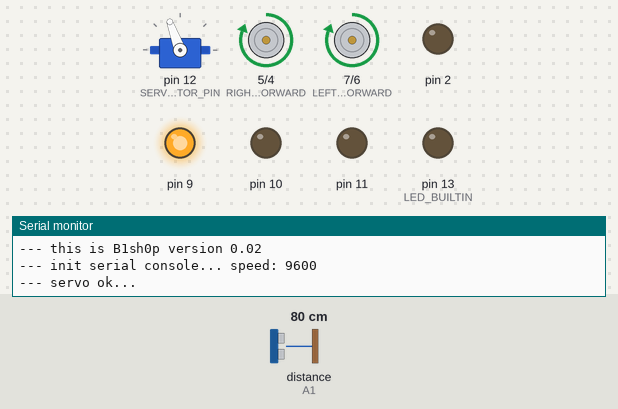
This sketch was run on a simulated Arduino Uno, built with avr-gcc and run on an emulated ATmega328P. On the bench: servo, motor-driver pin pairs drawn as motors (green arrow = first pin HIGH = forward, orange = second pin HIGH = backward, longer = more drive), output pins drawn as LEDs (lit = HIGH), the last lines printed to the serial monitor. Dashed ring = blinking. The test bench sets the inputs (shaded band); at power-on: distance to the obstacle (sensor on A1) 80 cm. The echo pulse lasts 58.3 µs per cm; random numbers use the default seed unless the sketch sets one; pins used as bus, display or sensor lines are not drawn.

Above: at 4.6 s.
4.7 s: distance to the obstacle (sensor on A1) set to 23 cm
6.2 s: distance to the obstacle (sensor on A1) set to 19 cm
At 7.8 s:
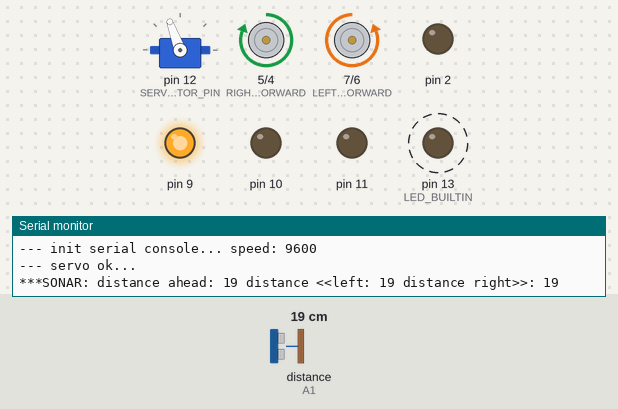
At 9.1 s:
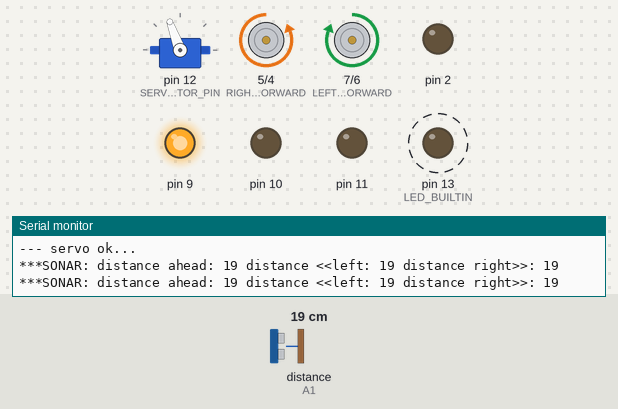
9.2 s: distance to the obstacle (sensor on A1) set to 35 cm
11.4 s: distance to the obstacle (sensor on A1) set to 2 cm
At 11.9 s:
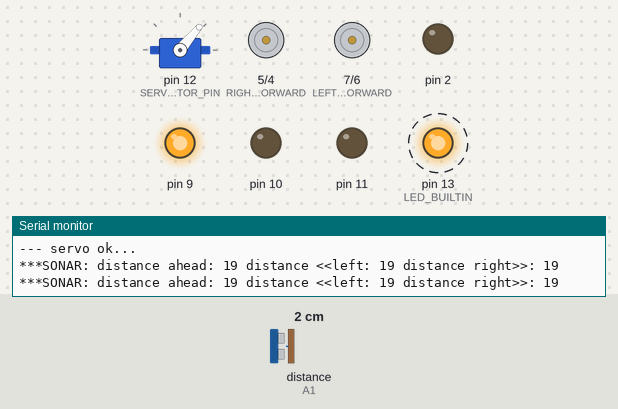
Timing chart, 0 to 15.4 s (numbered marks = the images above; inputs shaded):
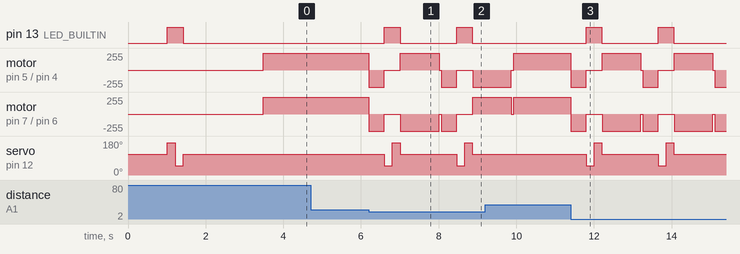

The sketch:

bishop.ino
```cpp
#include <Servo.h>    // servo-control library (out of the box)
#include <NewPing.h>  // sonar-control library, external

// motors controller L298N connection pins
#define LEFT_MOTOR_FORWARD 7
#define LEFT_MOTOR_BACKWARD 6
#define RIGHT_MOTOR_FORWARD 5
#define RIGHT_MOTOR_BACKWARD 4

// servo connection pin
#define SERVO_MOTOR_PIN 12

// sonar HC-SR04 connection pins
#define SONAR_TRIG_PIN A0  // analog input 1
#define SONAR_ECHO_PIN A1  // analog input 2

#define MAXIMUM_DISTANCE 300
#define CRITICAL_DISTANCE 20

#define DEFAULT_SERVO_POSITION 110
#define EDGE_SERVO_RIGHT_POSITION 50
#define EDGE_SERVO_LEFT_POSITION 170

#define DEFAULT_SERVO_ANGLE 0
#define EDGE_SERVO_RIGHT_ANGLE 90
#define EDGE_SERVO_LEFT_ANGLE -90

#define RUN_LOOP true

#define SERIAL_PORT_SPEED 9600
#define DEBUG true
#define Serial \
  if (DEBUG) Serial

#define MAIN_LOOP_DELAY 50UL
#define FULL_TURNOVER_TIME 1000UL
#define SONAR_DELAY 200UL

const char *ROBOT_NAME = { "B1sh0p" };
const float ROBOT_SOFTWARE_VERSION = 0.02;

boolean isMoveForward = false;
unsigned int distance = 100;

struct LedColor {
  byte rLevel;
  byte gLevel;
  byte bLevel;
};

LedColor red = { 255, 0, 0 };
LedColor green = { 0, 255, 0 };
LedColor blue = { 0, 0, 255 };

struct LedLight {
  byte r;
  byte g;
  byte b;
};

LedLight leftLight = { 9, 10, 11 };
LedLight rightLight = { 0, 1, 2 };

NewPing sonar(SONAR_TRIG_PIN, SONAR_ECHO_PIN, MAXIMUM_DISTANCE);  //sensor function
Servo servo_motor;                                                //our servo name

void initSerialConsole() {
  Serial.begin(SERIAL_PORT_SPEED);
  Serial.println("--- this is " + (String)ROBOT_NAME + " version " + (String)ROBOT_SOFTWARE_VERSION);
  Serial.println("--- init serial console... speed: " + (String)SERIAL_PORT_SPEED);
  Serial.println();
}

void initLED(LedLight light) {
  pinMode(light.r, OUTPUT);
  pinMode(light.g, OUTPUT);
  pinMode(light.b, OUTPUT);
}

void lightOn(LedLight light, LedColor color) {
  analogWrite(light.r, color.rLevel);
  analogWrite(light.g, color.gLevel);
  analogWrite(light.b, color.bLevel);
}

void lightOff(LedLight light) {
  digitalWrite(light.r, LOW);
  digitalWrite(light.g, LOW);
  digitalWrite(light.b, LOW);
}

void checkLight() {
  lightOn(leftLight, red);
  lightOn(rightLight, green);
}

void setup() {
  initLED(leftLight);
  initLED(rightLight);
  checkLight();

  initSerialConsole();
  randomSeed(analogRead(0));  // init random numbers generator

  // init Arduino built-in LED
  pinMode(LED_BUILTIN, OUTPUT);

  // init engines control
  pinMode(RIGHT_MOTOR_FORWARD, OUTPUT);
  pinMode(LEFT_MOTOR_FORWARD, OUTPUT);
  pinMode(LEFT_MOTOR_BACKWARD, OUTPUT);
  pinMode(RIGHT_MOTOR_BACKWARD, OUTPUT);

  servo_motor.attach(SERVO_MOTOR_PIN);  // servo pin
  resetServoShaft();
  delay(1000);

  // check is servo ok
  readDistanceByAngle(EDGE_SERVO_LEFT_POSITION);
  resetServoShaft();

  readDistanceByAngle(EDGE_SERVO_RIGHT_POSITION);
  resetServoShaft();
  Serial.println("--- servo ok...");
  delay(2000);
}

void loop() {
  if (RUN_LOOP) {
    delay(MAIN_LOOP_DELAY);
    distance = readDistanceAhead();

    if (distance <= CRITICAL_DISTANCE) {
      stop();
      moveBackward(400);

      int distanceRight = readDistanceByAngle(EDGE_SERVO_RIGHT_POSITION);
      resetServoShaft();
      int distanceLeft = readDistanceByAngle(EDGE_SERVO_LEFT_POSITION);
      resetServoShaft();

      Serial.println("***SONAR: distance ahead: " + (String)distance + " distance <<left: " + (String)distanceLeft + " distance right>>: " + (String)distanceRight);

      if (distanceRight <= CRITICAL_DISTANCE && distanceLeft <= CRITICAL_DISTANCE) {
        switch (random(0, 2)) {
          case 0:
            turnOverLeft();
            break;
          case 1:
            turnOverRight();
            break;
          default:
            break;
        }
      } else if (distanceRight >= distanceLeft) {
        switch (random(0, 4)) {
          case 0:
            turnRightToAngle(45);
            break;
          case 1:
            turnRightToAngle(60);
            break;
          case 2:
            turnRightToAngle(90);
            break;
          case 3:
            turnOverRight();
            break;
          default:
            break;
        }
      } else if (distanceLeft >= distanceRight) {
        switch (random(0, 4)) {
          case 0:
            turnLeftToAngle(45);
            break;
          case 1:
            turnLeftToAngle(60);
            break;
          case 2:
            turnLeftToAngle(90);
            break;
          case 3:
            turnOverLeft();
            break;
          default:
            break;
        }
      }


    } else {
      moveForward(0);
    }
  }
}

void resetServoShaft() {
  servo_motor.write(DEFAULT_SERVO_POSITION);
}

unsigned int readDistanceByAngle(unsigned int angle) {
  servo_motor.write(angle);

  digitalWrite(LED_BUILTIN, HIGH);
  delay(SONAR_DELAY);
  digitalWrite(LED_BUILTIN, LOW);

  return readDistanceAhead();
}

unsigned int readDistanceAhead() {
  unsigned int cm = sonar.ping_cm();
  if (cm == 0) {
    cm = MAXIMUM_DISTANCE;
  }
  return cm;
}

void stop() {
  digitalWrite(RIGHT_MOTOR_FORWARD, LOW);
  digitalWrite(LEFT_MOTOR_FORWARD, LOW);
  digitalWrite(RIGHT_MOTOR_BACKWARD, LOW);
  digitalWrite(LEFT_MOTOR_BACKWARD, LOW);
}

void moveForward(unsigned int time) {

  if (!isMoveForward) {

    isMoveForward = true;

    digitalWrite(LEFT_MOTOR_FORWARD, HIGH);
    digitalWrite(RIGHT_MOTOR_FORWARD, HIGH);

    digitalWrite(LEFT_MOTOR_BACKWARD, LOW);
    digitalWrite(RIGHT_MOTOR_BACKWARD, LOW);

    execute(time);
  }
}

void moveBackward(unsigned int time) {

  isMoveForward = false;

  digitalWrite(LEFT_MOTOR_BACKWARD, HIGH);
  digitalWrite(RIGHT_MOTOR_BACKWARD, HIGH);

  digitalWrite(LEFT_MOTOR_FORWARD, LOW);
  digitalWrite(RIGHT_MOTOR_FORWARD, LOW);

  execute(time);
}

void turnLeft(unsigned int time) {
  digitalWrite(LEFT_MOTOR_BACKWARD, HIGH);
  digitalWrite(RIGHT_MOTOR_FORWARD, HIGH);

  digitalWrite(LEFT_MOTOR_FORWARD, LOW);
  digitalWrite(RIGHT_MOTOR_BACKWARD, LOW);

  execute(time);
}

void turnRight(unsigned int time) {

  digitalWrite(LEFT_MOTOR_FORWARD, HIGH);
  digitalWrite(RIGHT_MOTOR_BACKWARD, HIGH);

  digitalWrite(LEFT_MOTOR_BACKWARD, LOW);
  digitalWrite(RIGHT_MOTOR_FORWARD, LOW);

  execute(time);
}

unsigned long getAngleTurnTime(unsigned int angle) {
  return ((float)angle * float(FULL_TURNOVER_TIME)) / 180.0;
}

void turnLeftToAngle(unsigned int angle) {
  turnLeft(getAngleTurnTime(angle));
}

void turnRightToAngle(unsigned int angle) {
  turnRight(getAngleTurnTime(angle));
}

void turnOverLeft() {
  turnLeft(FULL_TURNOVER_TIME);
}

void turnOverRight() {
  turnRight(FULL_TURNOVER_TIME);
}

void execute(unsigned int time) {
  if (time > 0) {
    delay(time);
    stop();
  }
}
```

Measured:
- the behaviour switches between 21 and 20 cm on distance to the obstacle (sensor on A1) (found by bisection; images 0 and 1)
- after the input at 4.7 s, every drawn part: stays the same
- after the input at 6.2 s, pin 13 (LED_BUILTIN): alternates HIGH for 0.40 s and LOW for 1.5 s, starting after 0.40 s; motor on pin 5 (RIGHT_MOTOR_FORWARD) / pin 4 (RIGHT_MOTOR_BACKWARD): forward 255/255 → backward 255/255 at once, → stopped 0.40 s later, → forward 255/255 0.41 s later, → backward 255/255 1.0 s later, … (6 changes in this stretch)
- after the input at 11.4 s, pin 13 (LED_BUILTIN): alternates HIGH for 0.40 s and LOW for 1.5 s, starting after 0.40 s; servo on pin 12 (SERVO_MOTOR_PIN): 110° → 50° after 0.40 s, → 170° 0.20 s later, → 110° 0.20 s later, → 50° 1.5 s later, … (6 changes in this stretch)
